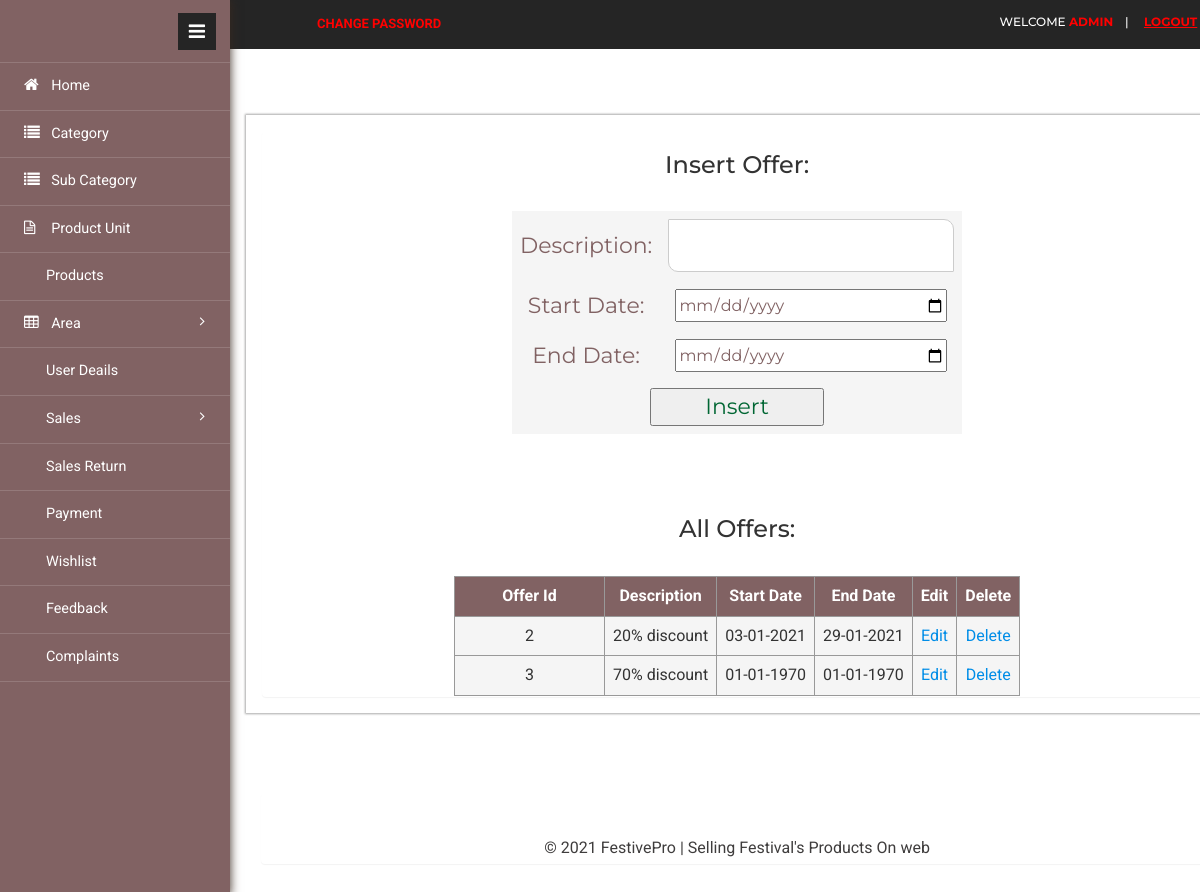
Screenshot of /admin/offer.php (signed in) with the database file from the repository.
### tables this page shows
CREATE TABLE `offer` (
  `offer_id` int(7) NOT NULL,
  `description` varchar(50) DEFAULT NULL,
  `start_date` date DEFAULT NULL,
  `end_date` date DEFAULT NULL
);

### admin/offer.php (the view, shortened to what this page needs)
			<?php
				include_once 'include/header.php';
			?>
			<div class="content">
					<div class="monthly-grid">
						<div class="panel panel-widget">
<center><h3 style="color:#333333">Insert Offer:</h3></center><br>
							<div class="panel-title">
<form action="offer_add" method="post">
<table align="center">
	<tr>
		<td>Description: </td>
		<td><input type="text" name="r1" autofocus required="" /></td>
	</tr>
	<tr>
		<td>Start Date: </td>
		<td><input type="date" name="r2" autofocus required="" /></td>
	</tr>
	<tr>
		<td>End Date: </td>
		<td><input type="date" name="r3" autofocus required="" /></td>
	</tr>
	<tr>
		<td colspan="2"><input type="submit" name="submit" value="Insert" /></td>
	</tr>
</table>
</form>
<br><br>
							</div>
<center><h3 style="color:#333333;"> All Offers: </h3> </center><br />
<?php
$db=mysqli_query($con,"select *from offer");
  ?>
<table border="1" align="center">
  <tr>
    <th>Offer Id</th>
    <th>Description</th>
	<th>Start Date</th>
    <th>End Date</th>
    <th>Edit</th>
	<th>Delete</th>
  </tr>
  <?php
  while($row=mysqli_fetch_array($db))
  {
  ?>
  <tr>
    <td><?php echo $row["offer_id"];?></td>
		<td><?php echo $row["description"];?></td>
        <td><?php echo date("d-m-Y", strtotime($row["start_date"]));?></td>
        <td><?php echo date("d-m-Y", strtotime($row["end_date"]));?></td>
		<td><a onclick='javascript:confirmationUpdate($(this));return false;'
			href='offer_edit.php?x=<?php echo $row["offer_id"];?>'>Edit</a></td>
		<td><a onclick='javascript:confirmationDelete($(this));return false;'
			href='offer_delete.php?x=<?php echo $row["offer_id"];?>'>Delete</a></td>
  </tr>
  <?php
  }
   ?>
</table>
						</div>
					</div>
					<div class="content-top">
				<div class="area">
			<?php
				include_once 'include/footer.php';
			?>
			</div>
		</div>
</div>
			<?php
				include_once 'include/slidebar.php';
			?>

### admin/include/table.css (style rules this page uses)
* { box-sizing: border-box; }
input[type=file], input[type=text], input[type=number], input[type=password], input[type=email], select, textarea { width: 100%; padding: 10px; border: 1px solid #ccc; border-radius: 1px 10px; box-sizing: border-box; resize: vertical; caret-color: #816263; color:maroon; white-space:initial; }
input[type=submit] { color:#006633; width:40%; }
table { border-collapse: collapse; width:auto; border:thin; border-color:#999999; }
th, td { background-color:#F5F5F5; padding: 8px; text-align:center; overflow:hidden; }
th { background-color: #816263; color: white; }
body { font-family: 'Roboto', sans-serif; }

### rows the page displays
offer: offer_id "2", description "20% discount", start_date "03-01-2021", end_date "29-01-2021"
offer: offer_id "3", description "70% discount", start_date "01-01-1970", end_date "01-01-1970"

### other values shown
$_SESSION['client']['r1'] "ADMIN"
